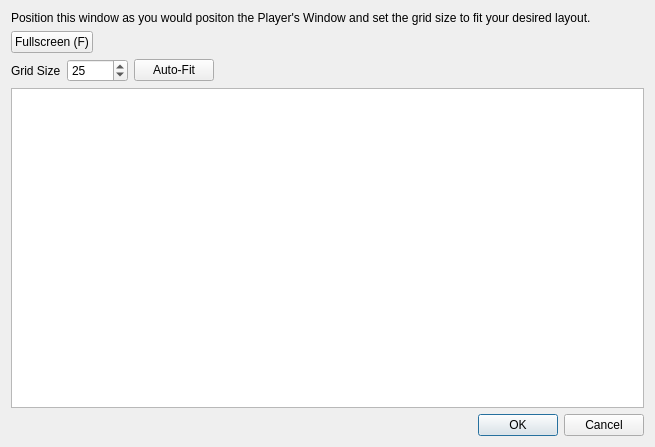
<?xml version="1.0" encoding="UTF-8"?>
<ui version="4.0">
 <class>ConfigureGridDialog</class>
 <widget class="QDialog" name="ConfigureGridDialog">
  <property name="geometry">
   <rect>
    <x>0</x>
    <y>0</y>
    <width>655</width>
    <height>447</height>
   </rect>
  </property>
  <property name="windowTitle">
   <string>Dialog</string>
  </property>
  <layout class="QVBoxLayout" name="verticalLayout">
   <item>
    <widget class="QLabel" name="label">
     <property name="text">
      <string>Position this window as you would positon the Player's Window and set the grid size to fit your desired layout.</string>
     </property>
     <property name="wordWrap">
      <bool>true</bool>
     </property>
    </widget>
   </item>
   <item>
    <layout class="QHBoxLayout" name="horizontalLayout">
     <item>
      <widget class="QPushButton" name="btnFullscreen">
       <property name="text">
        <string>Fullscreen (F)</string>
       </property>
       <property name="checkable">
        <bool>true</bool>
       </property>
      </widget>
     </item>
     <item>
      <spacer name="horizontalSpacer_2">
       <property name="orientation">
        <enum>Qt::Horizontal</enum>
       </property>
       <property name="sizeHint" stdset="0">
        <size>
         <width>40</width>
         <height>20</height>
        </size>
       </property>
      </spacer>
     </item>
    </layout>
   </item>
   <item>
    <layout class="QHBoxLayout" name="horizontalLayout_2">
     <item>
      <widget class="QLabel" name="label_2">
       <property name="text">
        <string>Grid Size</string>
       </property>
      </widget>
     </item>
     <item>
      <widget class="QSpinBox" name="spinGridSize">
       <property name="sizePolicy">
        <sizepolicy hsizetype="Minimum" vsizetype="Fixed">
         <horstretch>0</horstretch>
         <verstretch>0</verstretch>
        </sizepolicy>
       </property>
       <property name="minimumSize">
        <size>
         <width>45</width>
         <height>0</height>
        </size>
       </property>
       <property name="minimum">
        <number>3</number>
       </property>
       <property name="maximum">
        <number>99999</number>
       </property>
       <property name="value">
        <number>25</number>
       </property>
      </widget>
     </item>
     <item>
      <widget class="QPushButton" name="btnAutoFit">
       <property name="text">
        <string>Auto-Fit</string>
       </property>
      </widget>
     </item>
     <item>
      <spacer name="horizontalSpacer">
       <property name="orientation">
        <enum>Qt::Horizontal</enum>
       </property>
       <property name="sizeHint" stdset="0">
        <size>
         <width>40</width>
         <height>20</height>
        </size>
       </property>
      </spacer>
     </item>
    </layout>
   </item>
   <item>
    <widget class="QGraphicsView" name="graphicsView"/>
   </item>
   <item>
    <widget class="QDialogButtonBox" name="buttonBox">
     <property name="orientation">
      <enum>Qt::Horizontal</enum>
     </property>
     <property name="standardButtons">
      <set>QDialogButtonBox::Cancel|QDialogButtonBox::Ok</set>
     </property>
    </widget>
   </item>
  </layout>
 </widget>
 <resources/>
 <connections>
  <connection>
   <sender>buttonBox</sender>
   <signal>accepted()</signal>
   <receiver>ConfigureGridDialog</receiver>
   <slot>accept()</slot>
   <hints>
    <hint type="sourcelabel">
     <x>248</x>
     <y>254</y>
    </hint>
    <hint type="destinationlabel">
     <x>157</x>
     <y>274</y>
    </hint>
   </hints>
  </connection>
  <connection>
   <sender>buttonBox</sender>
   <signal>rejected()</signal>
   <receiver>ConfigureGridDialog</receiver>
   <slot>reject()</slot>
   <hints>
    <hint type="sourcelabel">
     <x>316</x>
     <y>260</y>
    </hint>
    <hint type="destinationlabel">
     <x>286</x>
     <y>274</y>
    </hint>
   </hints>
  </connection>
 </connections>
</ui>
